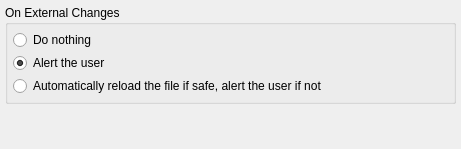
     <widget class="QWidget" name="pUserInterface" >
      <layout class="QVBoxLayout" >
       <property name="margin" >
        <number>5</number>
       </property>
       <property name="spacing" >
        <number>3</number>
       </property>
       <item>
        <widget class="QGroupBox" name="gbOnExternalChanges" >
         <property name="title" >
          <string>On External Changes</string>
         </property>
         <layout class="QVBoxLayout" >
          <property name="margin" >
           <number>5</number>
          </property>
          <property name="spacing" >
           <number>3</number>
          </property>
          <item>
           <widget class="QRadioButton" name="rbDoNothing" >
            <property name="text" >
             <string>Do nothing</string>
            </property>
           </widget>
          </item>
          <item>
           <widget class="QRadioButton" name="rbAlertUser" >
            <property name="text" >
             <string>Alert the user</string>
            </property>
            <property name="checked" >
             <bool>true</bool>
            </property>
           </widget>
          </item>
          <item>
           <widget class="QRadioButton" name="rbReloadAutomatically" >
            <property name="text" >
             <string>Automatically reload the file if safe, alert the user if not</string>
            </property>
           </widget>
          </item>
         </layout>
        </widget>
       </item>
       <item>
        <spacer>
         <property name="orientation" >
          <enum>Qt::Vertical</enum>
         </property>
         <property name="sizeHint" >
          <size>
           <width>451</width>
           <height>40</height>
          </size>
         </property>
        </spacer>
       </item>
      </layout>
     </widget>
